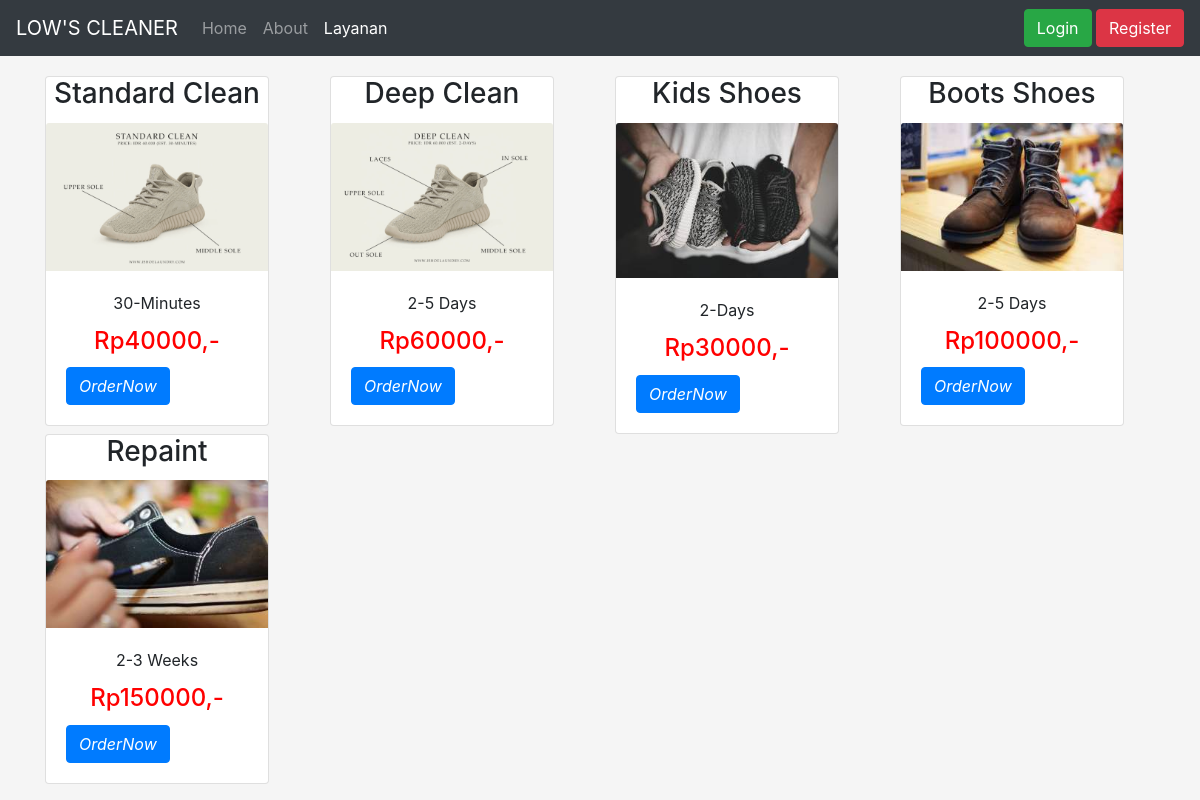
Page /Layanan.php on the committed database.
### tables this page shows
CREATE TABLE `item_produk` (
  `kode` varchar(10) NOT NULL,
  `layanan` varchar(500) NOT NULL,
  `waktu` varchar(30) NOT NULL,
  `harga` int(11) NOT NULL,
  `id_foto` int(11) NOT NULL
);

CREATE TABLE `fotoproduk` (
  `id_foto` int(11) NOT NULL,
  `nama_foto` varchar(50) NOT NULL,
  `ukuran` int(11) NOT NULL,
  `tipe` varchar(20) NOT NULL
);

### produk.php (called while the page is built)
<?php
$n=(mysqli_query($koneksi, "SELECT COUNT(*) as 'jumlah' FROM item_produk"))->fetch_array();
$jumlah=$n['jumlah'];
for($i = 0; $i<$jumlah; $i++){
    $order[$i]=(mysqli_query($koneksi, "SELECT item_produk.kode as 'kode', item_produk.layanan as 'layanan',item_produk.waktu as 'waktu', item_produk.harga as 'harga', fotoproduk.nama_foto as 'nama_foto' FROM item_produk JOIN fotoproduk  ON item_produk.id_foto=fotoproduk.id_foto && kode=$i+10"))->fetch_array();
}
?>

### Layanan.php (the view, shortened to what this page needs)
<?php
  include 'koneksi.php';
  include 'produk.php';
?>
<html lang="en">
<head>
   <link rel="stylesheet" href="https://maxcdn.bootstrapcdn.com/bootstrap/4.0.0/css/bootstrap.min.css">
    <link rel="stylesheet" type="text/css" href="shop.css">
</head>
<body style="background-color: #f5f5f5">
 <nav class="navbar navbar-expand-lg navbar-dark bg-dark" style="margin-bottom: 20px;">
  <a class="navbar-brand" href="#">LOW'S CLEANER</a>
  <div class="collapse navbar-collapse" id="navbarSupportedContent">
    <ul class="navbar-nav mr-auto">
      <li class="nav-item">
        <a class="nav-link" href="Home.html">Home</a>
      </li>
      <li class="nav-item">
        <a class="nav-link" href="about.html">About</a>
      </li>
      <li class="nav-item active">
        <a class="nav-link" href="Layanan.php">Layanan <span class="sr-only">(current)</span></a>
      </li>
    </ul>
    <div class="ml-auto">
        <button class="btn btn-success" onclick="window.location.href='Login/index.php?action=login'">Login</button>
        <button class="btn btn-danger" onclick="window.location.href='Login/index.php'">Register</button>
    </div>
  </div>
</nav>
      <div class="container" >
    <div class="row justify-content-md-center">
      <?php for ($i=0; $i < $jumlah; $i++) {
        if ($i == "0" or $i=="1" or $i == "2" or $i == "3" or $i == "4") {
       ?>
        <div class="col product">
          <div class="card" style="width: 14rem;">
              <h3 class="card-title" align="center"><?= $order[$i]['layanan']?> </h3>
            <?= "<img src='img/".$order[$i]['nama_foto']."' class='card-img-top thumbnail'>" ?>
            <div class="card-body">
              <p class="card-title" align="center"><?= $order[$i]['waktu']?> </p>
                 <font color="red"><h4 class="card-title" align="center" color="red" ><?= 'Rp',$order[$i]['harga'],',-'?> </h4></font>
    <a href="form.php?kode=<?=$i+10 ?>" class="btn btn-primary"><i class="material-icons">OrderNow</i></a>
            </div>
          </div>
        </div>
      <?php }
      }?>
    </div>
  </div>
</body>
</html>

### rows in the picture
item_produk: layanan "Standard Clean", id_foto.nama_foto (picture), waktu "30-Minutes", harga "40000"
item_produk: layanan "Deep Clean", id_foto.nama_foto (picture), waktu "2-5 Days", harga "60000"
item_produk: layanan "Kids Shoes", id_foto.nama_foto (picture), waktu "2-Days", harga "30000"
item_produk: layanan "Boots Shoes", id_foto.nama_foto (picture), waktu "2-5 Days", harga "100000"
item_produk: layanan "Repaint", id_foto.nama_foto (picture), waktu "2-3 Weeks", harga "150000"
